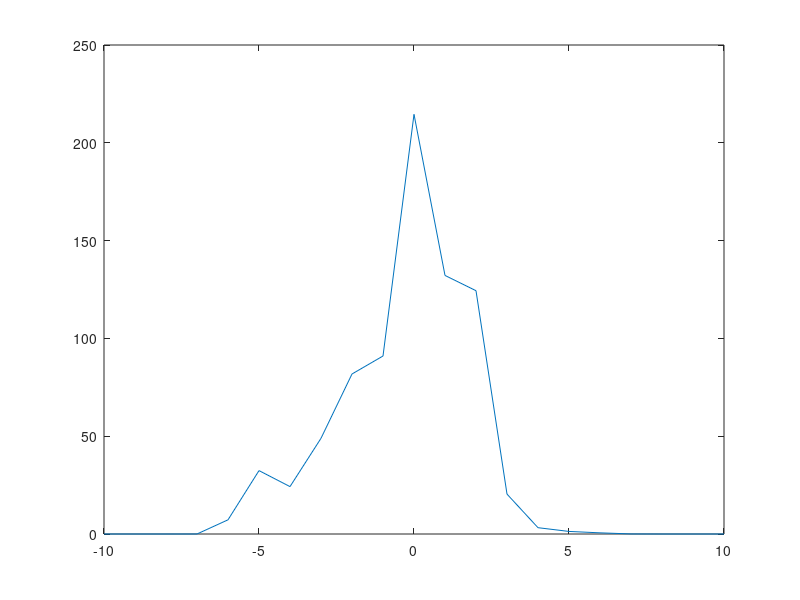
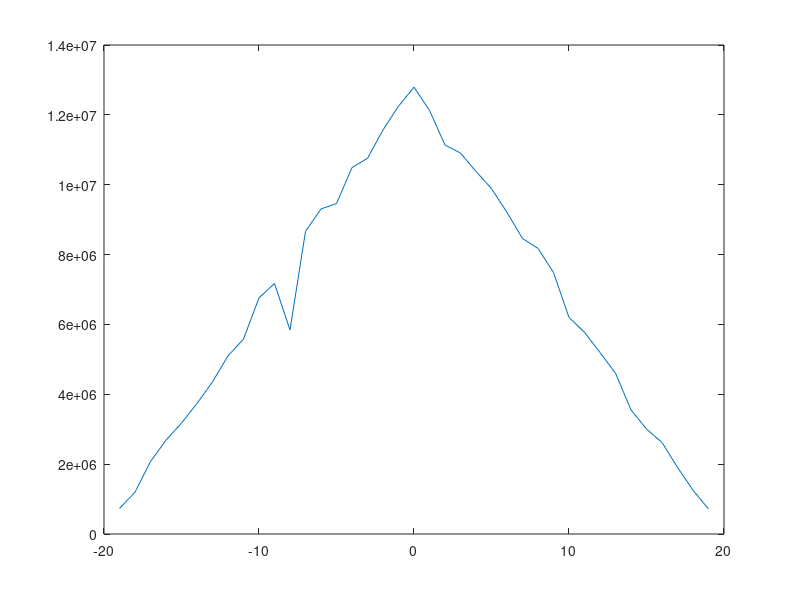

The MATLAB source for these figures, in order:
%% setup 1D
clear;

actual = [1 3 6 8 12 14 13 9 7 4 1 3 5 6 8]';
nVals = 8;
xind1 = 8:15; % 8 values
xind2 = 3:10; % actual shift is -5
ref1 = 3;
ref2 = -2;
sigma1 = 2;
sigma2 = 2;
x1 = actual(xind1) + ref1 + randn(nVals, 1) * sigma1;
x2 = actual(xind2) + ref2 + randn(nVals, 1) * sigma2;

fprintf('x1:\n');
disp(x1)
fprintf('x2:\n');
disp(x2)

%% brute-force search
fprintf('\n');

minShift = -10;
maxShift = 10;
shiftToTest = minShift:maxShift;
nShiftToTest = numel(shiftToTest);
refDiffToTest = -10:0.5:10;
sseBest = Inf * ones(nShiftToTest, 1);
nMatchesBest = nan(nShiftToTest, 1);
for j = 1:nShiftToTest
    shift = shiftToTest(j);
    for refDiff = refDiffToTest
        sse = 0;
        nMatches = 0;
        for i = 1:nVals
            if i - shift >= 1 && i - shift <= nVals
                sse = sse + (x1(i) - x2(i - shift) - refDiff)^2;
                nMatches = nMatches + 1;
            end
        end
        if sse < sseBest(j)
            sseBest(j) = sse;
            nMatchesBest(j) = nMatches;
        end
    end
    fprintf('shift = %d, nMatches = %d, sse = %0.2f\n', shift, nMatchesBest(j), sseBest(j));
end

figure;
plot(shiftToTest, sseBest);

%%%%%%%%%%%%%%%%%%%%%%%%%%%%%%%%%%%%%%%%%%%%%%%%%%%%%%%%%%%%%%%%%%%
%% setup 2D
clear;

nActualCh = 50;
nTime = 100;
actual = 100*rand(nActualCh, nTime);
nVals = 20;
xind1 = 10:29; % 8 values
xind2 = 2:21; % actual shift is -8
ref1 = repmat(3 + randn(1, nTime), nVals, 1); % same ref shift across channels
ref2 = repmat(-2 + randn(1, nTime), nVals, 1);
actualRefDiff = ref2 - ref1;
actualRefDiff = actualRefDiff(1,:);
sigma1 = 50;
sigma2 = 50;
x1 = actual(xind1,:) + ref1 + randn(nVals, nTime) * sigma1;
x2 = actual(xind2,:) + ref2 + randn(nVals, nTime) * sigma2;

fprintf('x1:\n');
disp(x1)
fprintf('x2:\n');
disp(x2)

%% brute-force search
fprintf('\n');

minShift = -nVals+1;
maxShift = nVals-1;
shiftToTest = minShift:maxShift;
nShiftToTest = numel(shiftToTest);
nRandRefDiffsToTest = 1;%10000;
sigmaRefDiffToTest = 0;%20;
sseBest = Inf * ones(nShiftToTest, 1);
nMatchesBest = nan(nShiftToTest, 1);
refDiffBest = nan(nShiftToTest, nTime);
for j = 1:nShiftToTest
    shift = shiftToTest(j);
    for k = 1:nRandRefDiffsToTest
        refDiff = sigmaRefDiffToTest*randn(1, nTime); % 0 mean
        sse = 0;
        nMatches = 0;
        for i = 1:nVals
            if i - shift >= 1 && i - shift <= nVals
                sse = sse + sum((x1(i,:) - x2(i - shift,:) - refDiff).^2);
                nMatches = nMatches + 1;
            end
        end
        if sse < sseBest(j)
            sseBest(j) = sse;
            nMatchesBest(j) = nMatches;
            refDiffBest(j,:) = refDiff;
        end
    end
    fprintf('j = %d, shift = %d, nMatches = %d, sse = %0.2f\n', j, shift, nMatchesBest(j), sseBest(j));
end

figure;
plot(shiftToTest, sseBest);